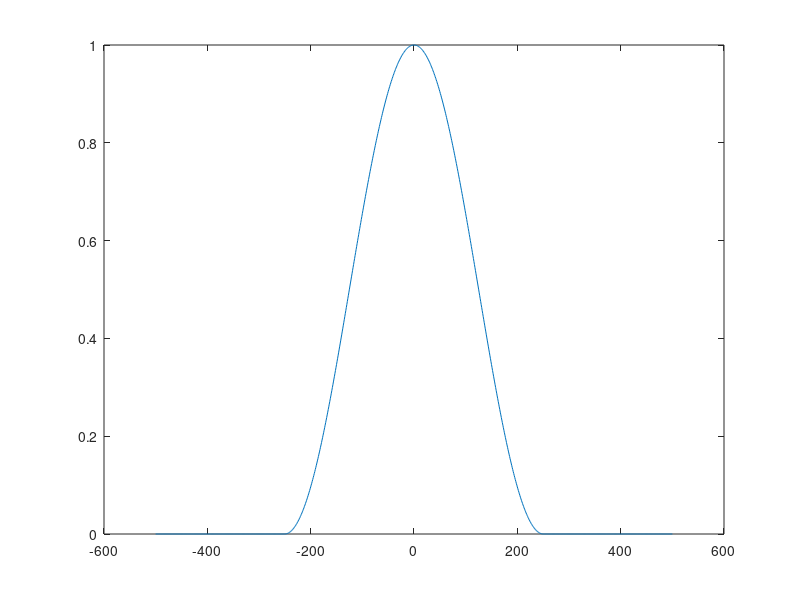
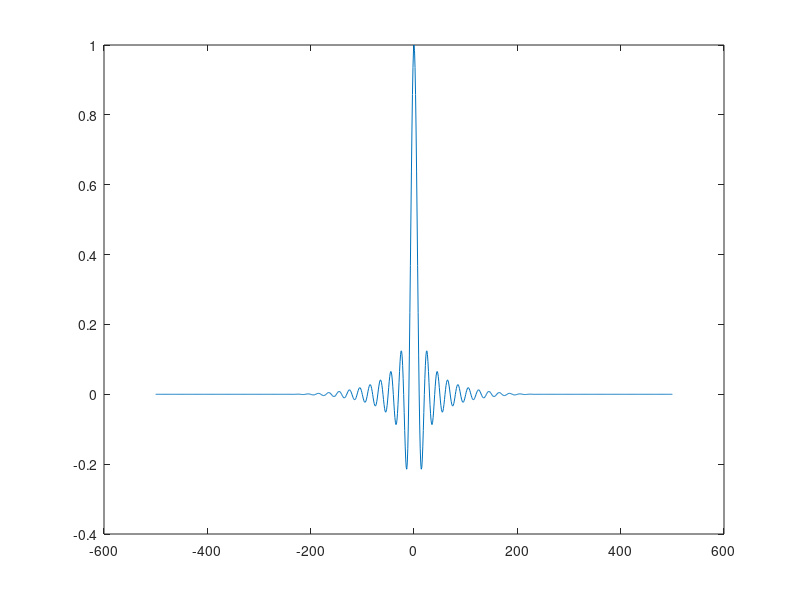
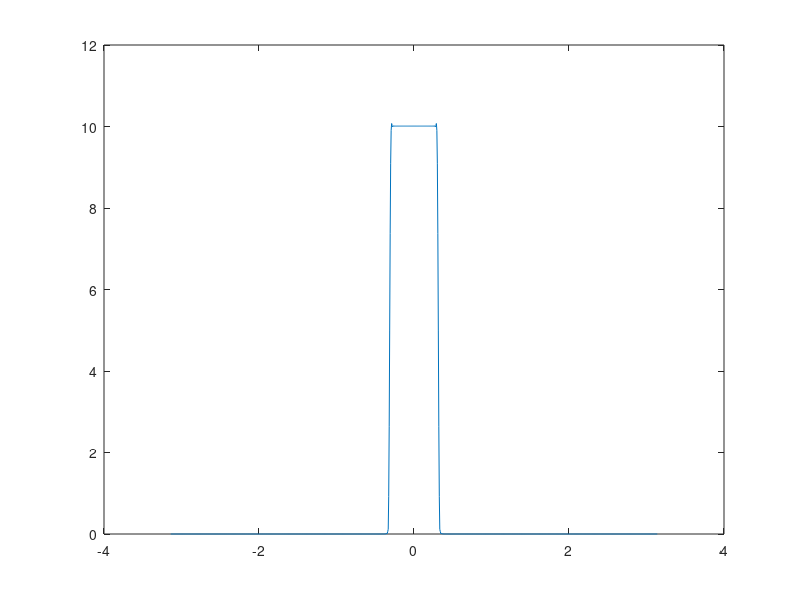

Reproduce these figures in MATLAB, in order.
%1.2.2
N = 1001;
T = 100;
N1 = 500;
Ts = T / N; % 0.0999
Tw = T / 2; % 50

n = -N1:1:N1;
t = n * Ts;

w(1:N) = 0;
for i = 1:N
    if abs(i - N1) <= (Tw / 2) * (1/Ts) 
        w(1, i) = (1/2) * (1 + cos(2 * pi * abs(t(1, i)) / Tw));
    end
end

% (a)
figure;
plot(n, w);

% (b)

x(1:N) = 0;
y(1:N) = 0;
for i = 1:N
   x(1, i) = sin(pi * t(1, i)) / (pi * t(1, i));
   
   % find(isnan(x)) returns ans = 501
   % i.e. x(1, 501) = NaN
   if i == N1 + 1 % i == 501
       x(1, i) = 1;
   end
   y(1, i) = x(1, i) * w(1, i);
end

figure;
plot(n, y);

% (c)
Y = fft(y, N);
figure;
plot(n * 2 * pi* (1/N), fftshift(abs(Y)));